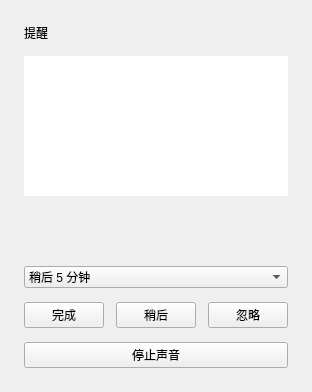
<?xml version='1.0' encoding='UTF-8'?>
<ui version="4.0">
 <class>ReminderPopup</class>
 <widget class="QWidget" name="ReminderPopup">
  <property name="windowTitle">
   <string>qDing 提醒</string>
  </property>
  <layout class="QVBoxLayout" name="popupLayout">
   <property name="leftMargin">
    <number>24</number>
   </property>
   <property name="topMargin">
    <number>24</number>
   </property>
   <property name="rightMargin">
    <number>24</number>
   </property>
   <property name="bottomMargin">
    <number>24</number>
   </property>
   <property name="spacing">
    <number>14</number>
   </property>
   <item>
    <widget class="QLabel" name="titleLabel">
     <property name="text">
      <string>提醒</string>
     </property>
     <property name="role" stdset="0">
      <string>heading</string>
     </property>
     <property name="wordWrap">
      <bool>true</bool>
     </property>
     <property name="textFormat">
      <enum>Qt::PlainText</enum>
     </property>
    </widget>
   </item>
   <item>
    <widget class="QTextEdit" name="bodyLabel">
     <property name="readOnly">
      <bool>true</bool>
     </property>
     <property name="frameShape">
      <enum>QFrame::NoFrame</enum>
     </property>
     <property name="minimumSize">
      <size>
       <width>0</width>
       <height>70</height>
      </size>
     </property>
     <property name="maximumSize">
      <size>
       <width>16777215</width>
       <height>140</height>
      </size>
     </property>
    </widget>
   </item>
   <item>
    <widget class="QLabel" name="timeLabel">
     <property name="text">
      <string />
     </property>
     <property name="role" stdset="0">
      <string>muted</string>
     </property>
    </widget>
   </item>
   <item>
    <widget class="QLabel" name="imageLabel">
     <property name="alignment">
      <set>Qt::AlignCenter</set>
     </property>
    </widget>
   </item>
   <item>
    <widget class="QComboBox" name="snoozeDuration">
     <item>
      <property name="text">
       <string>稍后 5 分钟</string>
      </property>
     </item>
     <item>
      <property name="text">
       <string>稍后 10 分钟</string>
      </property>
     </item>
     <item>
      <property name="text">
       <string>稍后 15 分钟</string>
      </property>
     </item>
    </widget>
   </item>
   <item>
    <widget class="QWidget" name="actionButtons">
     <layout class="QHBoxLayout" name="actionButtonsLayout">
      <property name="leftMargin">
       <number>0</number>
      </property>
      <property name="topMargin">
       <number>0</number>
      </property>
      <property name="rightMargin">
       <number>0</number>
      </property>
      <property name="bottomMargin">
       <number>0</number>
      </property>
      <property name="spacing">
       <number>12</number>
      </property>
      <item>
       <widget class="QPushButton" name="completeButton">
        <property name="text">
         <string>完成</string>
        </property>
        <property name="primary" stdset="0">
         <bool>true</bool>
        </property>
       </widget>
      </item>
      <item>
       <widget class="QPushButton" name="snoozeButton">
        <property name="text">
         <string>稍后</string>
        </property>
       </widget>
      </item>
      <item>
       <widget class="QPushButton" name="dismissButton">
        <property name="text">
         <string>忽略</string>
        </property>
       </widget>
      </item>
     </layout>
    </widget>
   </item>
   <item>
    <widget class="QPushButton" name="silenceButton">
     <property name="text">
      <string>停止声音</string>
     </property>
    </widget>
   </item>
  </layout>
 </widget>
 <resources />
 <connections />
</ui>
